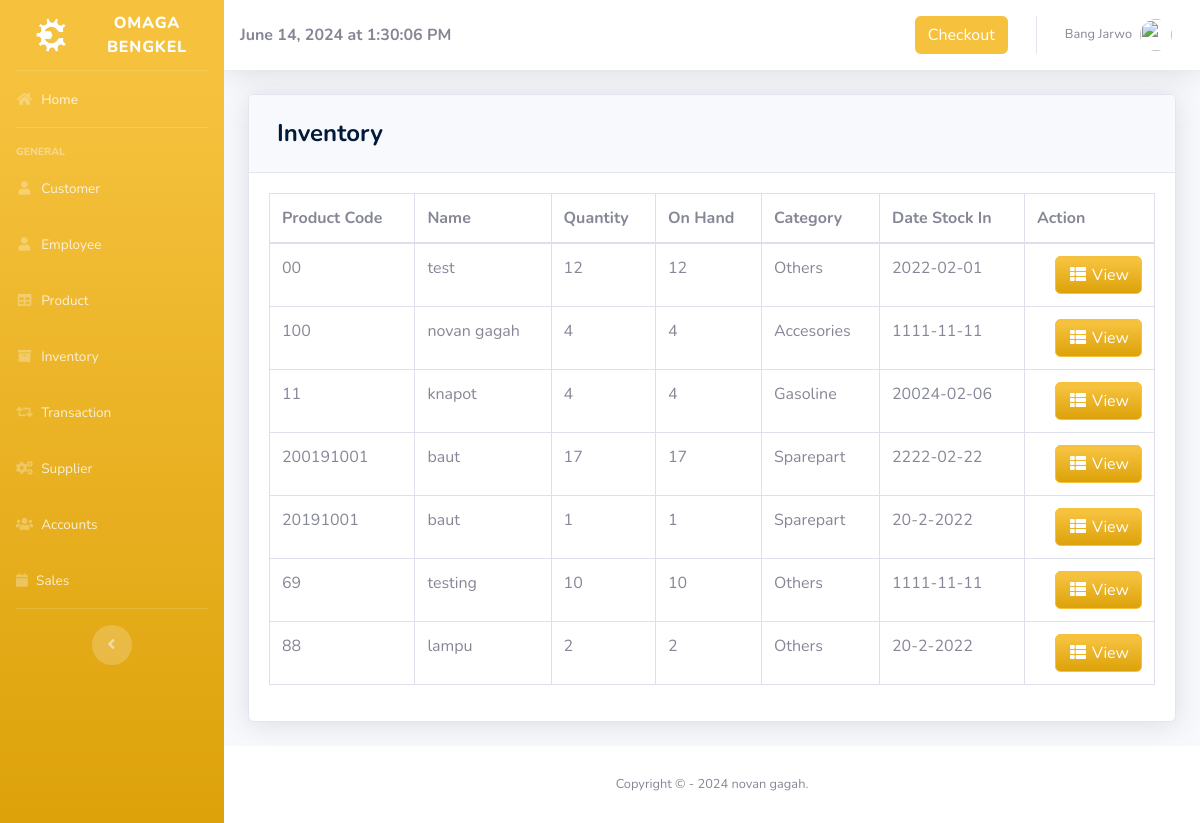
Page /pages/inventory.php (signed in) on the committed database.
### tables this page shows
CREATE TABLE `product` (
  `PRODUCT_ID` int(11) NOT NULL,
  `PRODUCT_CODE` varchar(20) NOT NULL,
  `NAME` varchar(50) DEFAULT NULL,
  `DESCRIPTION` varchar(250) NOT NULL,
  `QTY_STOCK` int(50) DEFAULT NULL,
  `ON_HAND` int(250) NOT NULL,
  `PRICE` int(50) DEFAULT NULL,
  `CATEGORY_ID` int(11) DEFAULT NULL,
  `SUPPLIER_ID` int(11) DEFAULT NULL,
  `DATE_STOCK_IN` varchar(50) NOT NULL,
  `image` varchar(100) NOT NULL
);

CREATE TABLE `category` (
  `CATEGORY_ID` int(11) NOT NULL,
  `CNAME` varchar(50) DEFAULT NULL
);

### pages/inventory.php (the view, shortened to what this page needs)
<?php
include '../includes/connection.php';
include '../includes/sidebar.php';
        ?>
<div class="card shadow mb-4">
    <div class="card-header py-3">
        <h4 class="m-2 font-weight-bold text-primary">Inventory</h4>
    </div>
    <div class="card-body">
        <div class="table-responsive">
            <table class="table table-bordered" id="dataTable" width="100%" cellspacing="0">
                <thead>
                <tr>
                    <th>Product Code</th>
                    <th>Name</th>
                    <th>Quantity</th>
                    <th>On Hand</th>
                    <th>Category</th>
                    <th>Date Stock In</th>
                    <th>Action</th>
                </tr>
                </thead>
                <tbody>
                <?php
                $query = 'SELECT PRODUCT_ID, PRODUCT_CODE, NAME, COUNT(`QTY_STOCK`) AS "QTY_STOCK", COUNT(`ON_HAND`) AS "ON_HAND", CNAME, DATE_STOCK_IN
                          FROM product p
                          JOIN category c ON p.CATEGORY_ID=c.CATEGORY_ID
                          GROUP BY PRODUCT_CODE';
                $result = mysqli_query($db, $query) or die(mysqli_error($db));
                while ($row = mysqli_fetch_assoc($result)) {
                    echo '<tr>';
                    echo '<td>' . $row['PRODUCT_CODE'] . '</td>';
                    echo '<td>' . $row['NAME'] . '</td>';
                    echo '<td>' . $row['QTY_STOCK'] . '</td>';
                    echo '<td>' . $row['ON_HAND'] . '</td>';
                    echo '<td>' . $row['CNAME'] . '</td>';
                    echo '<td>' . $row['DATE_STOCK_IN'] . '</td>';
                    echo '<td align="right">
                          <a type="button" class="btn btn-warning bg-gradient-warning" href="inv_searchfrm.php?action=edit & id=' . $row['PRODUCT_CODE'] . '" style="color: white;">
                          <i class="fas fa-fw fa-th-list"></i> View</a>
                          </div> </td>';
                }
                ?>
<?php
include '../includes/footer.php';
?>

### rows in the picture
product: PRODUCT_CODE "00", NAME "test", QTY_STOCK "12", ON_HAND "12", CATEGORY_ID.CNAME "Others", DATE_STOCK_IN "2022-02-01"
product: PRODUCT_CODE "100", NAME "novan gagah", QTY_STOCK "4", ON_HAND "4", CATEGORY_ID.CNAME "Accesories", DATE_STOCK_IN "1111-11-11"
product: PRODUCT_CODE "11", NAME "knapot", QTY_STOCK "4", ON_HAND "4", CATEGORY_ID.CNAME "Gasoline", DATE_STOCK_IN "20024-02-06"
product: PRODUCT_CODE "200191001", NAME "baut", QTY_STOCK "17", ON_HAND "17", CATEGORY_ID.CNAME "Sparepart", DATE_STOCK_IN "2222-02-22"
product: PRODUCT_CODE "20191001", NAME "baut", QTY_STOCK "1", ON_HAND "1", CATEGORY_ID.CNAME "Sparepart", DATE_STOCK_IN "20-2-2022"
product: PRODUCT_CODE "69", NAME "testing", QTY_STOCK "10", ON_HAND "10", CATEGORY_ID.CNAME "Others", DATE_STOCK_IN "1111-11-11"
product: PRODUCT_CODE "88", NAME "lampu", QTY_STOCK "2", ON_HAND "2", CATEGORY_ID.CNAME "Others", DATE_STOCK_IN "20-2-2022"

### other values in the picture
$_SESSION['FIRST_NAME'] "Bang"
$_SESSION['LAST_NAME'] "Jarwo"
